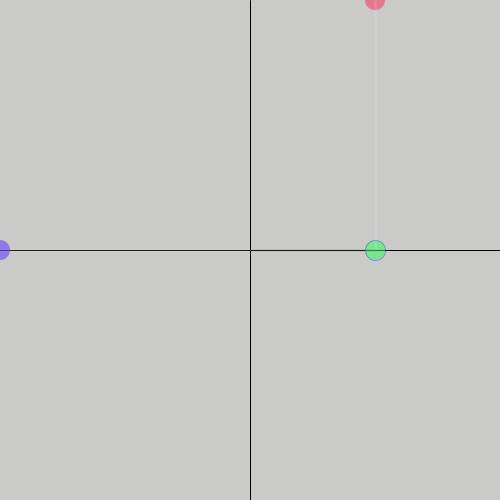
Frame 1 (no input)
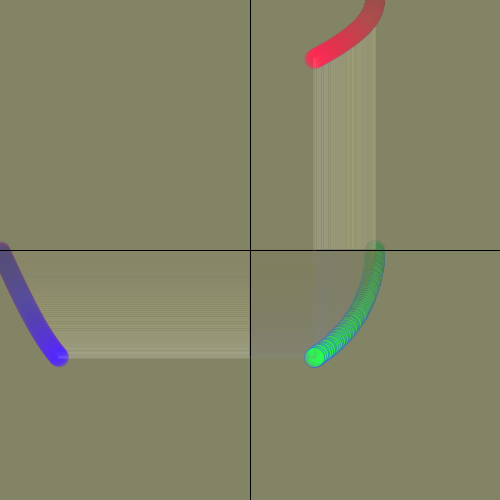
Frame 60 (the mouse pressed at the canvas centre just before this capture)
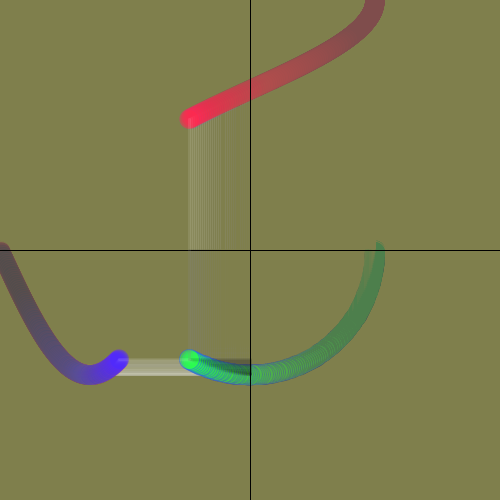
Frame 120 (the mouse held since frame 60 and released just before this capture)

The Processing sketch that drew these frames (run headless with seeded random() and noise(); from frame 60 on, the mouse is pressed at the canvas centre):

// Processing sketch: processing_92110
// ── processing_92110.pde

int posX, posY;
int incX, incY;
float x, y;
float a, incA;
float cx, cy;
float radX, radY;

//-------------------
void setup(){
  size(500,500);
  
  posX = 0;
  posY = 0;
  incX = 1;
  incY = 1;
  radX = 125;
  radY = 125;
  cx = width/2;
  cy = height/2;
  a = 0;
  incA = TWO_PI/360;
  
}

//------------------
void draw(){
  noStroke();
  fill(127, 90, 50, 5);
  rect(0,0,width,height);
  
  strokeWeight(1);
  stroke(0);
  line(width/2, 0, width/2, height);
  line(0, height/2, width, height/2);
  
  x = cx + radX*cos(a);
  y = cy + radY*sin(a);
  
  stroke(40, 80, 255, 127);
  fill(40, 255, 80, 127);
  ellipse(x, y, 20, 20);
  
  stroke(255, 80, 40, 12);
  fill(80, 40, 255, 127);
  ellipse(posX, y, 20, 20);
  
  stroke(40, 80, 255, 12);
  fill(255, 40, 80, 127);
  ellipse(x, posY, 20, 20);
  
  strokeWeight(3);
  stroke(0, 24);
  line(width/2, y, x, y);
  line(x, height/2, x, y);
  
  strokeWeight(3);
  stroke(255, 24);
  line(posX, y, x, y);
  line(x, posY, x, y);
  
  a += incA;
  posX += incX;
  posY += incY;
  
  if(posX < 0 || posX > width){
    incX *= -1;
  }
  if(posY < 0 || posY > height){
    incY *= -1;
  }
}
